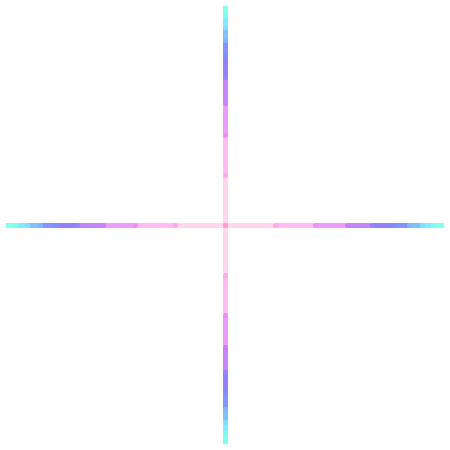
Frame 1 (no input)
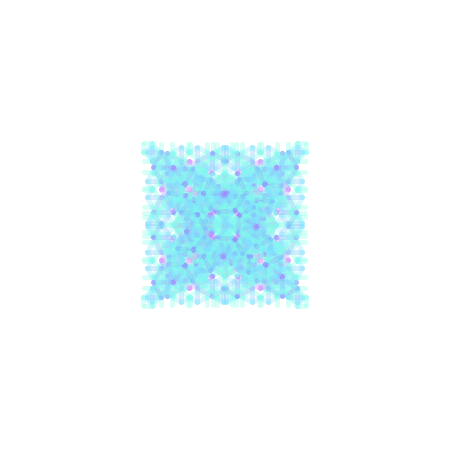
Frame 60 (the mouse pressed at the canvas centre just before this capture)
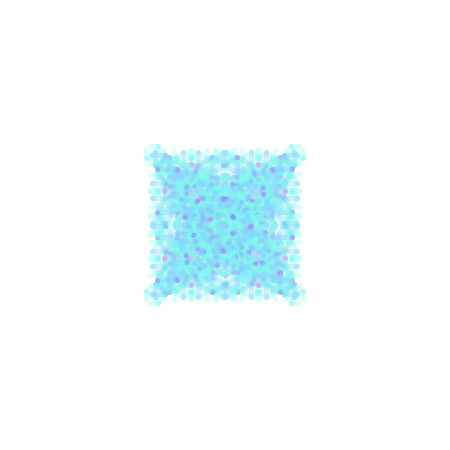
Frame 120 (the mouse held since frame 60 and released just before this capture)

The Processing sketch that drew these frames (run headless with seeded random() and noise(); from frame 60 on, the mouse is pressed at the canvas centre):

// Processing sketch: processing_178979
// ── processing_178979.pde

int start_x;
int start_y;
int len = 50;
int num_max = 8;
int theta = -90;
int theta_delta = 0;

void setup() {
  size(450, 450);
  colorMode(HSB, 360, 100, 100);
  background(360);
  strokeWeight(5);

  start_x = width/2;
  start_y = height/2;
}

void draw() {
  background(360);

  for (int i = 0; i < 4; i++) {
    drawingLines(start_x, start_y, len, theta+90*i, num_max);
  }

  theta_delta += 2;
}

void drawingLines(float Ax, float Ay, float len, float theta, int num) {
  float x = 0;
  float y = 0;

  float Bx = Ax+len*cos(radians(theta));
  float By = Ay+len*sin(radians(theta));

  stroke(170+20*num, 50, 100, 80);
  line(Ax, Ay, Bx, By);

  if (num > 0) {
    drawingLines(Bx, By, len*0.8, theta+theta_delta, num-1);
    drawingLines(Bx, By, len*0.8, theta-theta_delta, num-1);
  }
}
